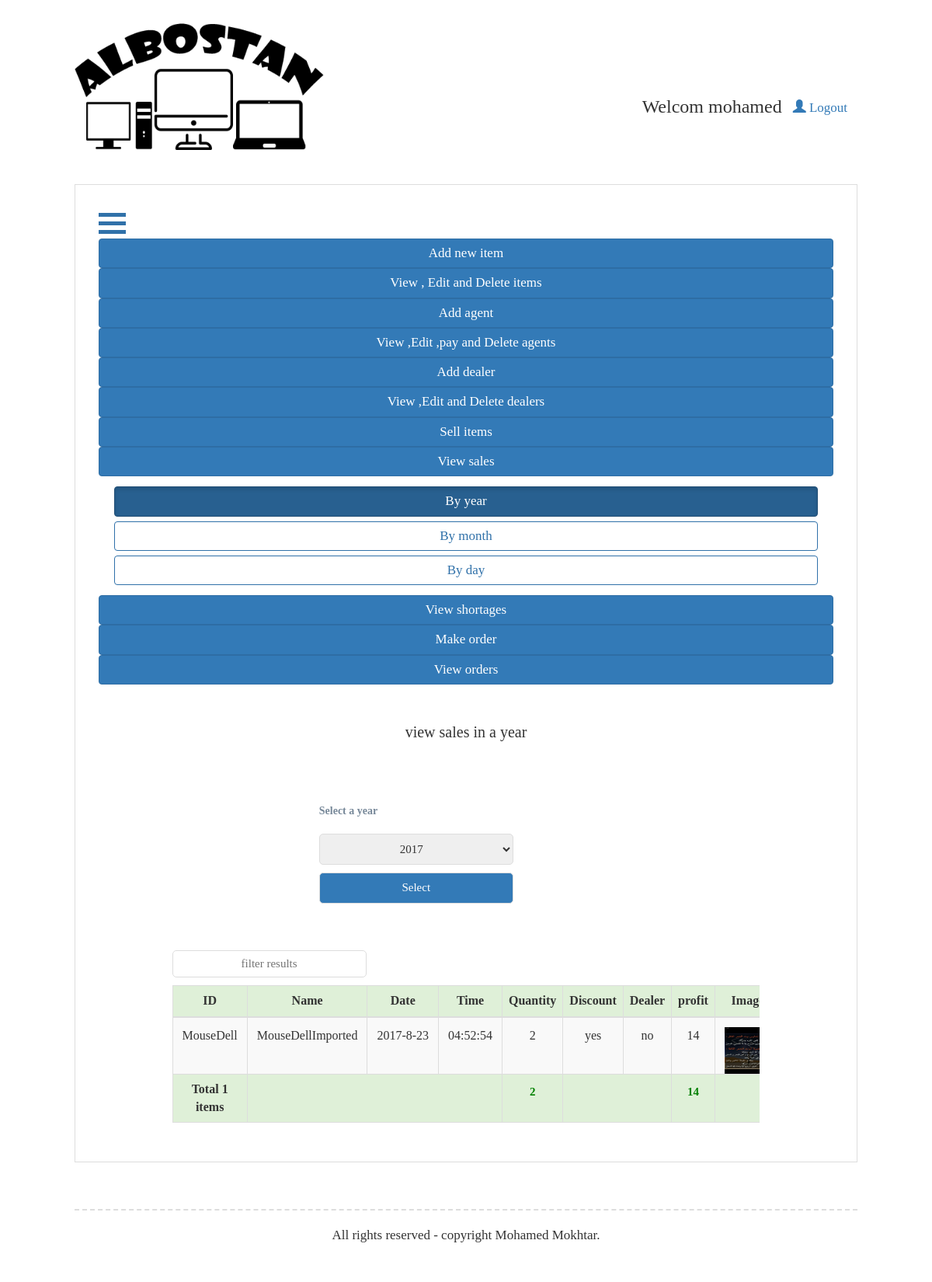
The page /ComputerShop/index.php?page=controllers/salesByYear_c (signed in) on the database its author committed.
### tables this page shows
CREATE TABLE `sold_product` (
  `product_id` varchar(100) NOT NULL,
  `name` varchar(100) NOT NULL,
  `day_` int(11) NOT NULL,
  `month_` int(11) NOT NULL,
  `year_` int(11) NOT NULL,
  `time_` time NOT NULL,
  `discount` int(11) NOT NULL DEFAULT '0',
  `agent` int(11) NOT NULL DEFAULT '0',
  `quantity` double NOT NULL DEFAULT '1',
  `profit` double NOT NULL DEFAULT '0',
  PRIMARY KEY (`day_`,`month_`,`year_`,`product_id`,`time_`),
  KEY `sproduct_fk` (`product_id`),
  CONSTRAINT `sold_product_ibfk_1` FOREIGN KEY (`product_id`) REFERENCES `product` (`id`) ON DELETE NO ACTION ON UPDATE CASCADE
);

CREATE TABLE `product` (
  `id` varchar(100) NOT NULL,
  `p_name` varchar(100) NOT NULL,
  `category` varchar(100) DEFAULT NULL,
  `cost` double NOT NULL,
  `price` double NOT NULL,
  `d_price` double NOT NULL,
  `quantity` int(11) NOT NULL,
  `discount` double NOT NULL DEFAULT '0',
  `image` varchar(300) DEFAULT NULL,
  `total_cost` double NOT NULL DEFAULT '0',
  `sold_quantity` int(11) NOT NULL DEFAULT '0',
  `total_money` double NOT NULL DEFAULT '0',
  `profits` double NOT NULL DEFAULT '0',
  PRIMARY KEY (`id`)
);

### ComputerShop/includes/autoLoader.php (called while the page is built, shortened)
<?php
function autoLoader($classname)
{
    $dirs=array('/models/','models/','../models/','http://localhost/ComputerShop/models/','/includes/','includes/','../includes/','http://localhost/ComputerShop//includes/',"/controllers/","controllers/","../controllers/","http://localhost/ComputerShop/controllers/");
    $formats=array('%s.php','%s.php.inc','%s.class.php','class.%s.php');
    foreach ($dirs as $dir) {
        foreach ($formats as $format) {
            $path=$dir.sprintf($format,$classname);
            if(file_exists($path    ))
            {
                return true;
            }
        }
    }
}

### ComputerShop/includes/dataBaseVars.php (called while the page is built)
<?php
$host="localhost";
$user="root";
$password="134679852";
$dataBase="computershop";
$port="3306";

### ComputerShop/models/DataBase.php (called while the page is built, shortened)
<?php
class DataBase {
    private $host;
    private $userName;
    private $password;
    private $dataBase;
    private $port;
    public function DataBase($dataBaseVars)
    {
        if(is_file($dataBaseVars)&& file_exists($dataBaseVars))
        {
              $this->host=$host;
              $this->userName=$user;
              $this->password=$password;
              $this->dataBase=$dataBase;
              $this->port=$port;
        }
        else {
            throw new Exception("the file ".$dataBaseVars."is not founc");
        }
    }
    public function connect()
    {
        $this->connection=new mysqli($this->host,  $this->userName,  $this->password,  $this->dataBase,  $this->port);
        return $this->connection;
    }
}

### ComputerShop/models/Display.php (called while the page is built, shortened)
<?php
class Display  extends DataBase{
    private $table;
    private $connection;
    public function Display($table,$vars=null)
    {
         $this->table=$table;
        $this->connection=  $this->connect();
    }
    public function getALLData($orderBy=null)
    {
        if($orderBy!=null)
        {
            $orderBy="order by ".$orderBy;
        }
        $query = "select *from $this->table $orderBy";
        $result = $this->connection->query($query);
        $num = $result->num_rows;
        if($num>0)
        {
            for($i = 0;$i<$num;$i++)
            {
                $data[$i] = $result->fetch_assoc();
            }
            return $data;
        }
       else
            return FALSE;
    }
     public function  getDataByIdSimpleJoin($idKey,$id,$table2,$idKey2,$col,$orderBy=null)
    {
        $query = "select $table2.$col from $table2 inner join $this->table  on $table2.$idKey2 = $this->table.$idKey  where $idKey2 = '$id' $orderBy";
        $result = $this->connection->query($query);
        $num = $result->num_rows;
        if($num>0)
        {
                       $data= $result->fetch_assoc();
            return $data;
        }
       else
            return FALSE;
    }
    public function getAllColumnData($column)
{
        $query = "select $column from $this->table ";
        $result = $this->connection->query($query);
        $num = $result->num_rows;
        if($num>0)
        {
            for($i = 0;$i<$num;$i++)
            {
                $data[$i]= $result->fetch_assoc();
            }
            return $data;
        }
       else
            return FALSE;
}
}

### ComputerShop/views/sales.php (the view, shortened to what this page needs)
<div class="formSection" style="margin:0 0!important;clear:both"><input oninput="filter(event,3,[4,7],[0,2,4],itemsTable,itemsFooter)" style="height:35px" type="text" placeholder="filter results" onfocus="this.placeholder=''" onblur="this.placeholder='filter results'" ></div>
<div class="tableParent">
    <table id="itemsTable" class=" table table-striped table-hover table-bordered">
                <thead>
                    <tr class="success">
                        <th scope="col">ID</th>
                        <th scope="col">Name</th>
                        <th scope="col">Date</th>
                        <th scope="col">Time</th>
                        <th scope="col">Quantity</th>
                        <th scope="col">Discount</th>
                        <th scope="col">Dealer</th>
                        <th scope="col">profit</th>
                        <th scope="col">Image</th>
                    </tr>
                </thead>
                <tfoot>
                    <?php
                    $salesCount = count($sales);
                    $total['quantity']=0;
                    $total['profits']=0;
                    for($i = 0; $i < $salesCount; $i++ )
                    {
                    $total['quantity']+=$sales[$i]['quantity'];
                    $total['profits']+=$sales[$i]['profit'];
                    }
                    ?>
                    <tr class="success">
                        <th scope="row">Total <?php echo $salesCount; ?> items</th>
                        <td colspan="3"></td>
                        <td><?php echo $total['quantity']; ?> </th>
                        <td colspan="2"></td>
                        <td><?php echo $total['profits']; ?> </th>
                        <td colspan="1"></td>
                    </tr>
                </tfoot>
                <tbody>
                    <?php
                    for($i = 0; $i < $salesCount; $i++ )
                    {
                       if($sales[$i]['discount'])
                          $sales[$i]['discount']="yes";
                      else
                         $sales[$i]['discount']="no" ;
                       if($sales[$i]['agent'])
                           $sales[$i]['agent']="yes";
                       else
                           $sales[$i]['agent']="no";
                        echo "<tr>";
                        echo "
                    <td>{$sales[$i]['product_id']}</td>
                    <td>{$sales[$i]['name']}</td>
                    <td>{$sales[$i]['year_']}-{$sales[$i]['month_']}-{$sales[$i]['day_']}</td>
                    <td>{$sales[$i]['time_']}</td>
                    <td>{$sales[$i]['quantity']}</td>
                    <td>{$sales[$i]['discount']}</td>
                    <td>{$sales[$i]['agent']}</td>
                    <td>{$sales[$i]['profit']}</td>
                    <td><img id='itemImageT' src='{$images[$i]['image']}' alt='{$sales[$i]['product_id']}'/></td>";
                    echo "</tr>";
                    }
                    ?>
                </tbody>
            </table>
</div>

### ComputerShop/styles/styles.css (style rules this page uses)
.formSection { float:left; margin:50px 25%; }
.formSection input ,.formSection a { float: right; width: 250px; height: 40px; padding: 5px; border-radius: 5px; border: 1px solid #ddd; margin: 0; margin-bottom: 10px; font-family: cursive; font-size: 15px; text-align: center; clear:right; }
.tableParent { float:left; width: 100%; overflow: auto; }
#itemsTable { float:left; font-family: cursive; }
#itemsTable { text-align: center; vertical-align: middle; }
#itemsTable td { padding:12px; padding-bottom: 0; overflow: hidden; font-size: 16px; }
#itemsTable tr.success { font-family: cursive; font-size: 15px; text-align: center; }
#itemsTable tr.success th { font-weight: bold; text-align: center; font-size: 16px; }
#itemsTable tfoot { font-weight: bold; }
#itemsTable tfoot td { color:green; font-size: 15px; }
#itemImageT { width: 60px; height: 60px; cursor: pointer; }
@media screen and (max-width: 1500px) { .tableParent { float:left; overflow: auto; } }
@media screen and (max-width: 1500px) { #content table { width: 100%; } }
@media screen and (max-width: 1500px) { .formSection input { float: left; } }

### rows shown on the page
sold_product: product "MouseDell", name "MouseDellImported", year_ "2017", month_ "8", day_ "23", time_ "04:52:54", quantity "2", discount "yes", agent "no", profit "14", product.image (picture)

### other values the page prints
$_SESSION["userName"] "mohamed"
$agentView "View ,Edit ,pay and Delete agents"
$salesCount "1"
$total['quantity'] "2"
$total['profits'] "14"
form field salesYear "2017"
